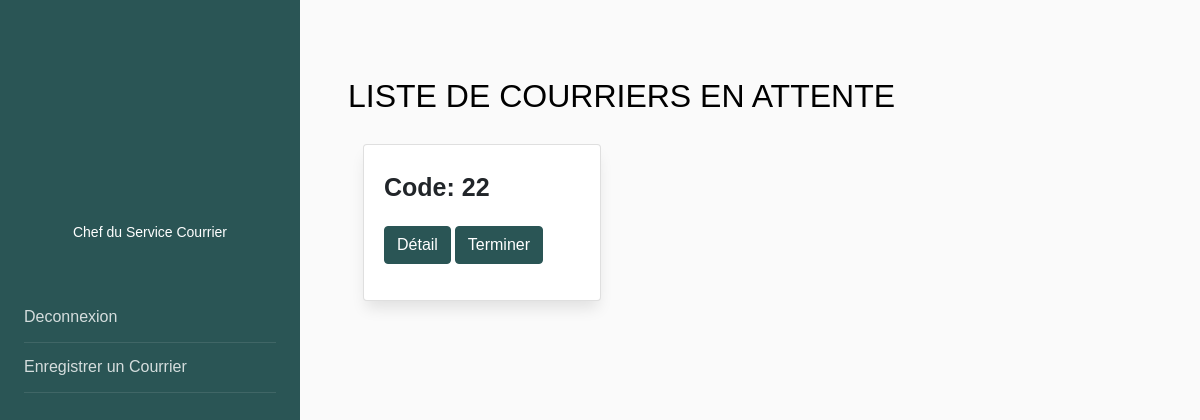
Page /courrier_attente/ on the earlier database version.
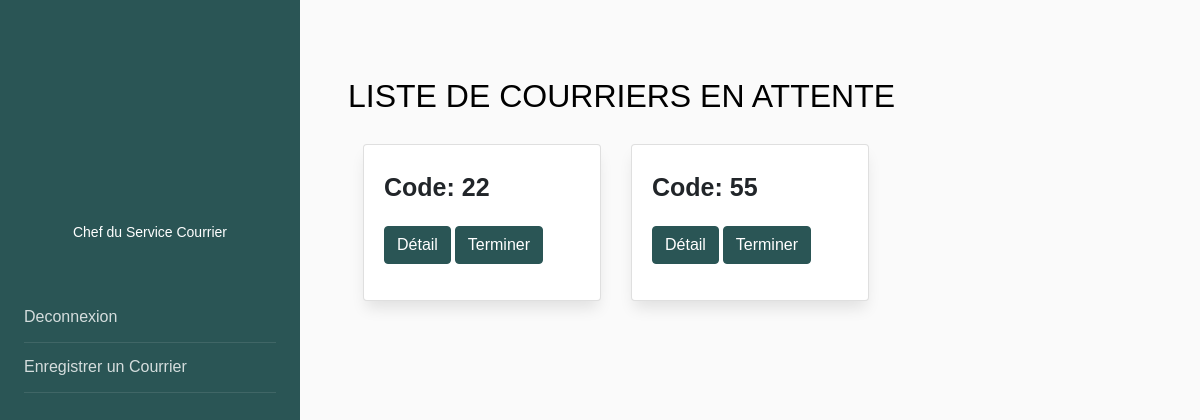
Same page on the later database version.
### senat/models.py (models this page shows, shortened)
class Courrier(models.Model):
    transmetteur = models.CharField(max_length=150, choices=EMETTEUR)
    recepteur = models.CharField(max_length=100, choices=RECEPTEUR)
    types = models.CharField(max_length=100, choices=TYPES_COURRIERS)
    structure = models.CharField(max_length=100, choices=STRUCTURE, null=True, blank=True)
    code = models.CharField(max_length=100, null=False, blank=False)
    annee = models.CharField(max_length=100, null=True, blank=True)
    date = models.DateField(blank=True, null=True)
    objet = models.CharField(max_length=10000, null=False, blank=False)
    service_traitement = models.CharField(max_length=150, choices=SERVICE_TRAITEMENT)
    mention = models.CharField(max_length=100, choices=MENTION, null=True, blank=True)
    is_active = models.BooleanField(default=True)
    class Meta:
        db_table = "courrier"

### senat/views.py (the view)
# urls.py: path('courrier_attente/', views.courrier_attente, name='courrier_attente'),
def courrier_attente(request):
    courrier = Courrier.objects.filter(mention="ETUDE ET COMPTE RENDU", is_active=True)
    return render(request, 'courrier_attente.html', {"courrier": courrier})

### senat/templates/courrier_attente.html (shortened to what this page needs)
{% load static %}
{% load crispy_forms_tags %}
<!DOCTYPE html>
<html>
<head>
<link rel="stylesheet" href="https://stackpath.bootstrapcdn.com/font-awesome/4.7.0/css/font-awesome.min.css">
<link rel="stylesheet" href="https://stackpath.bootstrapcdn.com/bootstrap/4.3.1/css/bootstrap.min.css">
</head>
<body>
<div class="wrapper d-flex align-items-stretch">
    <nav id="sidebar">
        <div class="p-4 pt-5">
            <a href="#" class="img logo rounded-circle mb-3" style="background-image: url(http://frontendfreecode.com/img/user.jpg);"></a>
            <p class="text-center"> <br> Chef du Service Courrier</p>
            <ul class="list-unstyled components mb-5 mt-5">
                <li>
                    <a href="{% url 'account:index' %}">Deconnexion</a>
                </li>
                <li>
                    <a href="{% url 'senat:chef_service' %}">Enregistrer un Courrier</a>
                </li>
            </ul>
        </div>
    </nav>
    <div id="content" class="p-4 p-md-5 ">
        <h2 class="mb-4 mt-4">LISTE DE COURRIERS EN ATTENTE</h2>
            <div class="container">
                <div class="row">
                    {% for courriers in courrier %}
                    <div class="col-12 col-sm-6 col-lg-4">
                            <div class="card" style="border-color:; box-shadow: 0px 10px 15px -3px rgba(0,0,0,0.1);">
                                <div class="card-body">
                                    <p style="font-size: 25px; font-weight: bold;">
                                        Code: {{ courriers.code }}
                                    <p>
                                    <a style="color: black" href=" {% url 'senat:courrier_attente_detail' courriers.id %} ">
                                        <button type="button" class="btn btn-primary">Détail</button>
                                    </a>
                                    <button type="button" class="btn btn-primary" data-toggle="modal" data-target="#exampleModal">Terminer</button>
                                </div>
                            </div>
                    </div>
                    {% endfor %}
                </div>
            </div>
    </div>
</div>
</body>
</html>

Differences in the rows shown:
added Courrier: code "55"
